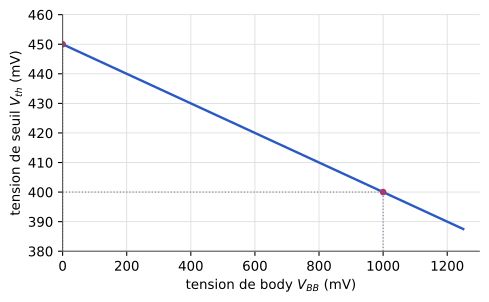

Reproduce this figure in Python.
"""Figure — Tension de seuil V_th des NMOS SOI en fonction de la tension de body V_BB (TD 5) (EANA3, chapitre 5).
D'après le support [support, p. 22, figure 2], redessinée : droite passant par (0 mV ; 450 mV) et (1000 mV ; 400 mV),
relevée sur la figure de l'énoncé (lecture graphique)."""
import matplotlib
matplotlib.use("svg")
import matplotlib.pyplot as plt
import matplotlib.ticker as mticker
import numpy as np
from pathlib import Path

# --- Style commun des figures Bristol (recopié dans chaque script) ---
plt.rcParams.update({
    "font.family": "DejaVu Sans", "mathtext.fontset": "dejavusans", "font.size": 10,
    "axes.grid": True, "grid.color": "#DADADA", "grid.linewidth": 0.6,
    "axes.edgecolor": "#555555", "axes.linewidth": 0.8,
    "axes.spines.top": False, "axes.spines.right": False,
    "lines.linewidth": 1.8, "legend.frameon": False,
    "svg.hashsalt": "bristol",  # rendu SVG reproductible
})
BLEU, VERT, MAGENTA, ORANGE = "#2B59C3", "#1B9E77", "#A23B72", "#E08A1E"
GRIS = "#7E889B"   # éléments ajoutés par rapport à la source (conventions.md § 9)
ENCRE = "#222222"

def virgule(ax, axes="xy"):
    """Virgule décimale et vrai signe moins sur les graduations."""
    f = mticker.FuncFormatter(lambda x, _: f"{x:g}".replace(".", ",").replace("-", "−"))
    if "x" in axes: ax.xaxis.set_major_formatter(f)
    if "y" in axes: ax.yaxis.set_major_formatter(f)

def sauver(fig):
    fig.savefig(Path(__file__).with_suffix(".svg"), bbox_inches="tight", metadata={"Date": None})
# --- Fin du style commun ---

vbb = np.linspace(0, 1250, 50)
vth = 450 - 0.05 * vbb

fig, ax = plt.subplots(figsize=(5.6, 3.2))
ax.plot(vbb, vth, color=BLEU)
for x, y in [(0, 450), (1000, 400)]:
    ax.plot([x, x], [380, y], color=GRIS, ls=":", lw=0.9); ax.plot([0, x], [y, y], color=GRIS, ls=":", lw=0.9)
    ax.plot(x, y, "o", color=MAGENTA, ms=4)
ax.set_xlabel(r"tension de body $V_{BB}$ (mV)"); ax.set_ylabel(r"tension de seuil $V_{th}$ (mV)")
ax.set_xlim(0, 1300); ax.set_ylim(380, 460)
virgule(ax)
sauver(fig)
